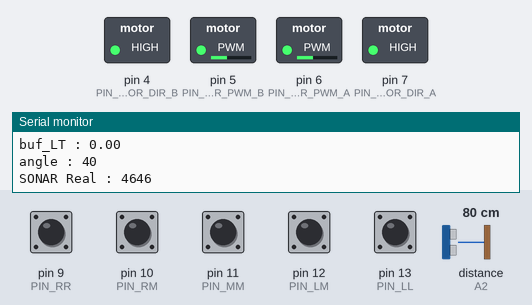
A sketch run on a simulated Arduino Uno, built with avr-gcc and run on an emulated ATmega328P. Shown: switched loads named in the sketch (green lamp = pin HIGH), the last lines printed to the serial monitor. Wiring (inferred from the names in the program): ultrasonic range finder: trigger A0; echo A2. The inputs (shaded band) are chosen by the test bench; at power-on: pin 9 (PIN_RR), pin 10 (PIN_RM), pin 11 (PIN_MM), pin 12 (PIN_LM), pin 13 (PIN_LL) HIGH, distance to the obstacle (sensor on A2) 80 cm. The echo pulse lasts 58.3 µs per cm; random numbers use the default seed unless the sketch sets one; pins used as bus, display or sensor lines are not drawn.

Above: at 1.4 s.
1.5 s: distance to the obstacle (sensor on A2) set to 17 cm
4.5 s: distance to the obstacle (sensor on A2) set to 13 cm
At 6.9 s:
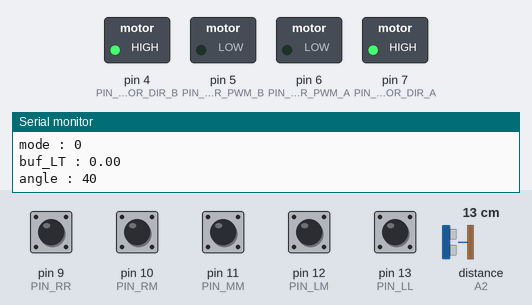
7.5 s: distance to the obstacle (sensor on A2) set to 18 cm
10.0 s: distance to the obstacle (sensor on A2) set to 2 cm
At 12.4 s:
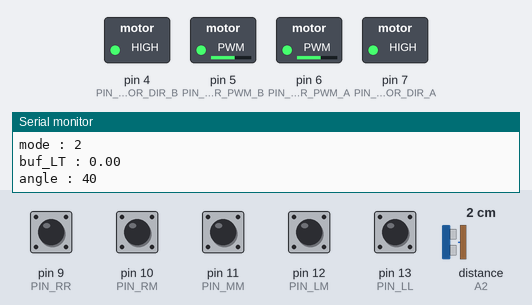
13.0 s: distance to the obstacle (sensor on A2) set to 35 cm
Timing chart, 0 to 16.0 s (numbered marks = the images above; inputs shaded):
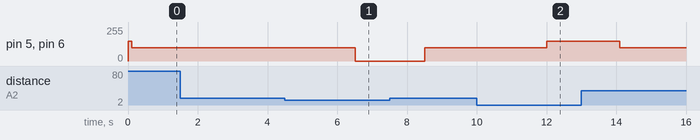

The sketch:

main.ino
```cpp
#include <Servo.h>
#include "config.h"
#include "setup.h"
#include "loop.h"

Servo str;
uint8_t mode = 0;
uint8_t mode_tmp2;
bool flag;
bool swt;
uint32_t tm;
void setup() {
  // put your setup code here, to run once:
  Serial.begin(9600);
  set_servo(str);
  set_pinMode();
  delay(100);
  flag = false;
  swt = false;
}

void loop() {
  // put your main code here, to run repeatedly:
  uint8_t mode_tmp;
  Steering(str);
  if (flag == false) {
    if (ModeSelect() == 1) {
      flag = true;
      swt = true;
    }
  }
  if (swt == true) {
    if (tm > 50) {
      mode = random(1, NUM_MODE);
      tm = 0;
      swt = false;
      flag = false;
    } else tm++;
  } else mode = 0;

  Motor(mode);
  delay(10);

}
```

loop.h
```cpp
uint16_t get_SONAR();
uint8_t Sum_LineTracing();
float Mean_LineTracing();
float LineTracing();
void Motor(uint8_t Mode);
void Steering(Servo str);
uint8_t ModeSelect();
```

loop.ino
```cpp
#include <Servo.h>
#include "config.h"


uint16_t get_SONAR() {
  uint16_t buf;
  digitalWrite(PIN_SONAR_TRIG, 1);
  delayMicroseconds(10);
  digitalWrite(PIN_SONAR_TRIG, 0);
  delayMicroseconds(20);
  buf = pulseIn(PIN_SONAR_ECHO, HIGH, 1000000);
  Serial.print("SONAR Real : ");
  Serial.println(buf);

  return buf;
}

uint8_t Sum_LineTracing() {
  uint8_t buf;
  buf = !digitalRead(PIN_LL) + !digitalRead(PIN_LM) + !digitalRead(PIN_MM) + !digitalRead(PIN_RM) + !digitalRead(PIN_RR);
  return buf;
}

float Mean_LineTracing() {
  float buf;
  buf = (!digitalRead(PIN_LL) * (-2) + !digitalRead(PIN_LM) * (-1.5) + !digitalRead(PIN_RM) * (1.5) + !digitalRead(PIN_RR) * (2));
  return buf;
}

float LineTracing() {
  float buf;

  if (Sum_LineTracing() == 2) {
    buf = Mean_LineTracing() / 2;
  } else if (Sum_LineTracing() == 3) {
    buf = Mean_LineTracing() / 3;
  } else if (Sum_LineTracing() == 5) {
    buf = 10;
  } else buf = Mean_LineTracing();


  return buf;
}

void Steering(Servo str) {
  float buf_LT;
  uint8_t ang = STEERING_MID;
  buf_LT = LineTracing();
  Serial.print("buf_LT : ");
  Serial.println(buf_LT);
  if (buf_LT != 10) {
    ang = STEERING_GAP * buf_LT / 2 + STEERING_MID;
    str.write(ang);
  }
  Serial.print("angle : ");
  Serial.println(ang);

}


void Motor(uint8_t Mode) {
  switch (Mode) {
    case 0:
      analogWrite(PIN_MOTOR_PWM_A, THROTTLE_NORMAL);
      analogWrite(PIN_MOTOR_PWM_B, THROTTLE_NORMAL);
      break;
    case 1:
      analogWrite(PIN_MOTOR_PWM_A, THROTTLE_THIRD);
      analogWrite(PIN_MOTOR_PWM_B, THROTTLE_THIRD);
      break;
    case 2:
      analogWrite(PIN_MOTOR_PWM_A, THROTTLE_DOUBLE);
      analogWrite(PIN_MOTOR_PWM_B, THROTTLE_DOUBLE);
      break;
    case 3:
      analogWrite(PIN_MOTOR_PWM_A, THROTTLE_HALF);
      analogWrite(PIN_MOTOR_PWM_B, THROTTLE_HALF);
      break;
    case 4:
      analogWrite(PIN_MOTOR_PWM_A, 0);
      analogWrite(PIN_MOTOR_PWM_B, 0);
      delay(2000);
      analogWrite(PIN_MOTOR_PWM_A, THROTTLE_NORMAL);
      analogWrite(PIN_MOTOR_PWM_B, THROTTLE_NORMAL);
    default :
      analogWrite(PIN_MOTOR_PWM_A, THROTTLE_NORMAL);
      analogWrite(PIN_MOTOR_PWM_B, THROTTLE_NORMAL);
      break;
  }
  Serial.print("mode : ");
  Serial.println(Mode);

}

uint8_t ModeSelect() {
  uint8_t buf;
  uint16_t buf_SONAR;
  buf_SONAR = get_SONAR();
  Serial.print("SONAR : ");
  Serial.println(buf_SONAR);
  if (buf_SONAR < THRESHOLD) {
    buf = 1;
  } else {
    buf = 0;
  }
  return buf;

}
```

setup.h
```cpp
void set_pinMode();
void set_servo(Servo str);
```

setup.ino
```cpp
#include <Servo.h>
#include "config.h"

void set_pinMode() {

//  pinMode(PIN_CLP, INPUT);
//  pinMode(PIN_Near, INPUT);
  pinMode(PIN_LL, INPUT);
  pinMode(PIN_LM, INPUT);
  pinMode(PIN_MM, INPUT);
  pinMode(PIN_RM, INPUT);
  pinMode(PIN_RR, INPUT);

  pinMode(PIN_SONAR_TRIG, OUTPUT);
  digitalWrite(PIN_SONAR_TRIG, 0);

  pinMode(PIN_SONAR_ECHO, INPUT);

  pinMode(PIN_MOTOR_DIR_A, OUTPUT);
  pinMode(PIN_MOTOR_DIR_B, OUTPUT);

  digitalWrite(PIN_MOTOR_DIR_A, 1);
  digitalWrite(PIN_MOTOR_DIR_B, 1);

  analogWrite(PIN_MOTOR_PWM_A, 150);
  analogWrite(PIN_MOTOR_PWM_B, 150);
  delay(100);
  analogWrite(PIN_MOTOR_PWM_A, 100);
  analogWrite(PIN_MOTOR_PWM_B, 100);


}

void set_servo(Servo str){
  str.attach(PIN_SERVO);
  str.write(STEERING_MID);
}
```

config.h
```cpp
// #define PIN_CLP                 1
// #define PIN_Near                2
#define PIN_LL                  13
#define PIN_LM                  12
#define PIN_MM                  11
#define PIN_RM                  10
#define PIN_RR                  9

#define PIN_SONAR_TRIG          A0
#define PIN_SONAR_ECHO          A2

#define PIN_SERVO               2

// #define PIN_MOTOR_PWM           9
// #define PIN_MOTOR_DIR           8

#define PIN_BUZZER              8

#define PIN_MOTOR_PWM_A         6
#define PIN_MOTOR_DIR_A         7
#define PIN_MOTOR_PWM_B         5
#define PIN_MOTOR_DIR_B         4


#define STEERING_LEFT           70
#define STEERING_MID            40
#define STEERING_RIGHT          10
#define STEERING_GAP            30

#define THROTTLE_DOUBLE         150
#define THROTTLE_THIRD          125
#define THROTTLE_NORMAL         100
#define THROTTLE_HALF           75

#define NUM_MODE                5
#define THRESHOLD               800
```

Measured:
- the behaviour switches between 15 and 14 cm on distance to the obstacle (sensor on A2) (found by bisection; images 0 and 1)
- after the input at 4.5 s, pin 5 (PIN_MOTOR_PWM_B), pin 6 (PIN_MOTOR_PWM_A): 100/255 → 0/255 after 2.0 s
- after the input at 10.0 s, pin 5 (PIN_MOTOR_PWM_B), pin 6 (PIN_MOTOR_PWM_A): 100/255 → 150/255 after 2.0 s
